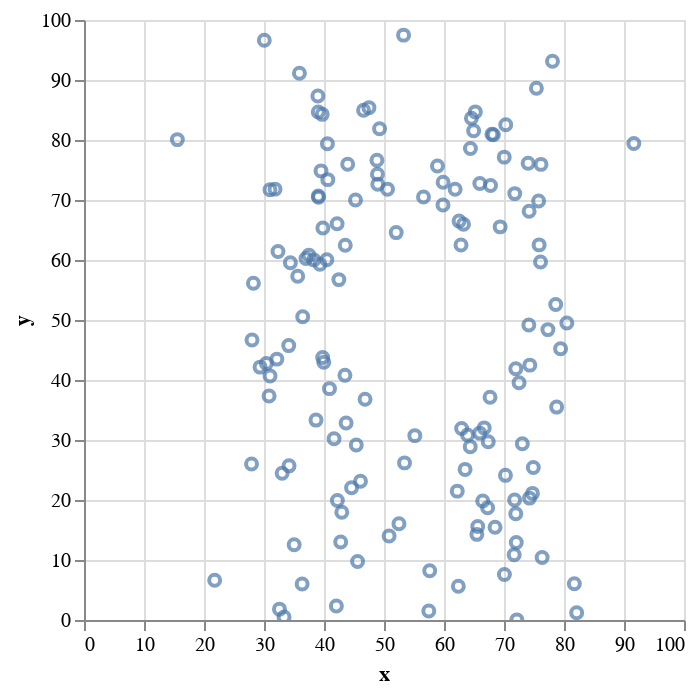

Notebook source saved alongside this figure:
### Markdown cell above
As you can guess from the section heading, we should try plotting them. (If the "x" and "y" column names weren't hint enough by themselves...)

### Code cell
df1.plot.point("x", "y")

### Figure 1 — Vega-Lite specification as saved in the notebook (floating-point values rounded to 4 significant figures; data arrays with more than 128 entries replaced by an {"elided": "..."} marker saying what was removed)
{"config": {"view": {"continuousWidth": 300, "continuousHeight": 300}}, "data": {"name": "data-78727878deffc03edc1c0ce70647bd8f"}, "mark": {"type": "point", "tooltip": true}, "encoding": {"x": {"field": "x", "type": "quantitative"}, "y": {"field": "y", "type": "quantitative"}}, "params": [{"name": "param_3", "select": {"type": "interval", "encodings": ["x", "y"]}, "bind": "scales"}], "$schema": "https://vega.github.io/schema/vega-lite/v5.20.1.json", "datasets": {"data-78727878deffc03edc1c0ce70647bd8f": {"elided": "142 records"}}}
